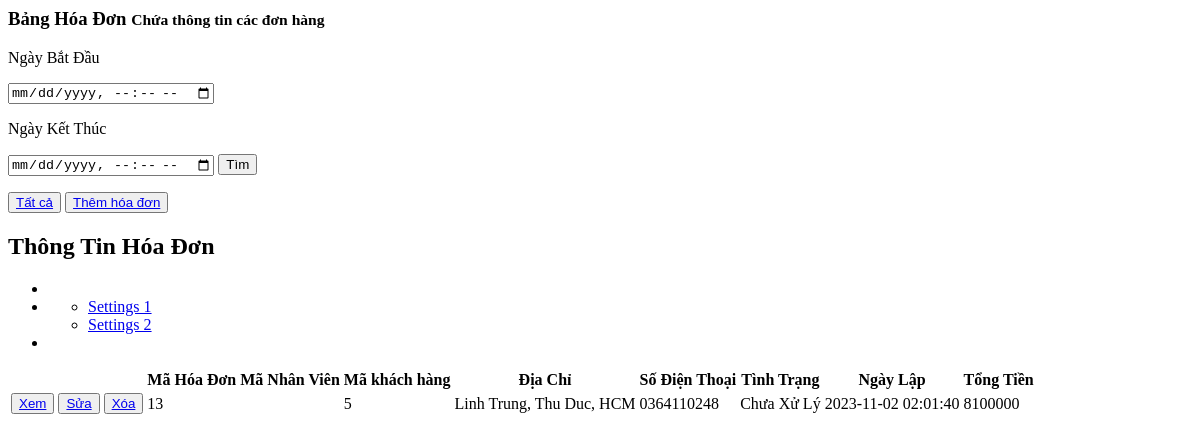
/admin/dashboard/manage_order.php, run on the app's committed database.
### tables this page shows
CREATE TABLE `hoadon` (
  `MA_HD` int(10) UNSIGNED NOT NULL,
  `MA_NV` int(10) UNSIGNED DEFAULT NULL,
  `MA_KH` int(10) UNSIGNED NOT NULL,
  `DIA_CHI` text NOT NULL,
  `SODIENTHOAI` varchar(10) NOT NULL,
  `TINH_TRANG` tinyint(1) DEFAULT NULL,
  `TONG_TIEN` float NOT NULL,
  `NGAY_LAP` datetime NOT NULL
);

### admin/dashboard/manage_order.php (the view, shortened to what this page needs)
<?php
    $con = mysqli_connect("localhost", "root", "", "doanweb2");
    $title_left = '<div class="title_left">
                      <h3>Bảng Hóa Đơn <small>Chứa thông tin các đơn hàng</small></h3>
                  </div>';
    $thead = '<thead>
                <tr>
                  <th></th>
                  <th>Mã Hóa Đơn<a  class="fa fa-chevron-up" aria-hidden="true" href="index.php?manage=orders&sort=up&stt=MA_HD"></a><a class="fa fa-chevron-down" aria-hidden="true" href="index.php?manage=orders&sort=down&stt=MA_HD"></a></th>
                  <th>Mã Nhân Viên<a class="fa fa-chevron-up" aria-hidden="true" href="index.php?manage=orders&sort=up&stt=MA_NV"></a><a class="fa fa-chevron-down" aria-hidden="true" href="index.php?manage=orders&sort=down&stt=MA_NV"></a></th>
                  <th>Mã khách hàng<a class="fa fa-chevron-up" aria-hidden="true" href="index.php?manage=orders&sort=up&stt=MA_KH"></a><a class="fa fa-chevron-down" aria-hidden="true" href="index.php?manage=orders&sort=down&stt=MA_KH"></a></th>
                  <th>Địa Chỉ<a class="fa fa-chevron-up" aria-hidden="true" href="index.php?manage=orders&sort=up&stt=DIA_CHI"></a><a class="fa fa-chevron-down" aria-hidden="true" href="index.php?manage=orders&sort=down&stt=DIA_CHI"></a></th>
                  <th>Số Điện Thoại<a class="fa fa-chevron-up" aria-hidden="true" href="index.php?manage=orders&sort=up&stt=SODIENTHOAI"></a><a class="fa fa-chevron-down" aria-hidden="true" href="index.php?manage=orders&sort=down&stt=SODIENTHOAI"></a></th>
                  <th>Tình Trạng<a class="fa fa-chevron-up" aria-hidden="true" href="index.php?manage=orders&sort=up&stt=TINH_TRANG"></a><a class="fa fa-chevron-down" aria-hidden="true" href="index.php?manage=orders&sort=down&stt=TINH_TRANG"></a></th>
                  <th>Ngày Lập<a class="fa fa-chevron-up" aria-hidden="true" href="index.php?manage=orders&sort=up&stt=NGAY_LAP"></a><a class="fa fa-chevron-down" aria-hidden="true" href="index.php?manage=orders&sort=down&stt=NGAY_LAP"></a></th>
                  <th>Tổng Tiền<a class="fa fa-chevron-up" aria-hidden="true" href="index.php?manage=orders&sort=up&stt=TONG_TIEN"></a><a class="fa fa-chevron-down" aria-hidden="true" href="index.php?manage=orders&sort=down&stt=TONG_TIEN"></a></th>
                </tr>
              </thead>';
    $tr='';
    if (isset($_GET['ngaybatdau']) && isset($_GET['ngayketthuc'])) {
        $Timestart = $_GET['ngaybatdau'];
        $Timesend = $_GET['ngayketthuc'];
        $sql = "SELECT * FROM hoadon WHERE NGAY_LAP BETWEEN '$Timestart' AND '$Timesend'";
        mysqli_query($con, "SET NAMES 'utf8");
        $result = mysqli_query($con, $sql);
        if ($result->num_rows > 0) {
            while ($row = $result->fetch_assoc()) {
                $trangthai = '';
                if ($row["TINH_TRANG"] == '1') {
                    $trangthai = 'Đã Xử Lý';
                } else if ($row["TINH_TRANG"] == '0') {
                    $trangthai = 'Chưa Xử Lý';
                }
                $tr .= '<tr><td>
                <button id="open-update-PN" class="btn btn-success">
                    <a href="index.php?manage=orders&chitiet=true&mahd=' . $row["MA_HD"] . '&tt='. $row["TINH_TRANG"] .'">Xem</a>
                </button>
                <button id="open-update-PN" class="btn btn-warning">
                    <a href="SuaHoaDon.php?mahd=' . $row["MA_HD"] .
                    '&manv=' . $row["MA_NV"] .
                    '&makh=' . $row["MA_KH"] .
                    '&dc=' . $row["DIA_CHI"] .
                    '&sdt=' . $row["SODIENTHOAI"] .
                    '&tt=' . $row["TINH_TRANG"] .
                    '&tien=' . $row["TONG_TIEN"] .
                    '&ngaylap=' . $row["NGAY_LAP"] .'">Sửa' .
                    '</a>
                </button>
                <button id="open-update-PN" class="btn btn-danger">
                    <a href="index.php?manage=orders&xoa=true&mahd='. $row["MA_HD"] .
                    '&tt=' . $row["TINH_TRANG"] . '">Xóa' .
                    '</a>
                </button>
                </td><td>' . $row["MA_HD"] .
                '</td><td>' . $row["MA_NV"] .
                '</td><td>' . $row["MA_KH"] .
                '</td><td>' . $row["DIA_CHI"] .
                '</td><td>' . $row["SODIENTHOAI"] .
                '</td><td>' . $trangthai .
                '</td><td>' . $row["NGAY_LAP"] .
                '</td>';
                $sum=0;
                $MAHD=$row["MA_HD"];
                $sql2 = "SELECT SUM(THANH_TIEN) AS TONG FROM chitiethoadon WHERE MA_HD='$MAHD'";
                $result2 = mysqli_query($con, $sql2);
                    if ($result2->num_rows > 0) {
                        while ($row = $result2->fetch_assoc()) {
                            $sum += $row["TONG"];
                        }
                    }
                $tr.='<td>' . $sum .
                '</td></tr>';
                $sql2="UPDATE hoadon SET TONG_TIEN ='$sum' WHERE MA_HD = '$MAHD'";
                mysqli_query($con, $sql2);
            }
        } else {
        echo "0 results";
        }
    } else if (!isset($_GET['sort']) && !isset($_GET['stt']) || isset($_GET['show'])) {
        $sql = "select * from hoadon";
        mysqli_query($con, "SET NAMES 'utf8");
        $result = mysqli_query($con, $sql);
        if ($result->num_rows > 0) {
            while ($row = $result->fetch_assoc()) {
                $trangthai = '';
                if ($row["TINH_TRANG"] == '1') {
                    $trangthai = 'Đã Xử Lý';
                } else if ($row["TINH_TRANG"] == '0') {
                    $trangthai = 'Chưa Xử Lý';
                }
                $tr .= '<tr><td>
                <button id="open-update-PN" class="btn btn-success">
                    <a href="index.php?manage=orders&chitiet=true&mahd=' . $row["MA_HD"] . '&tt='. $row["TINH_TRANG"] .'">Xem</a>
                </button>
                <button id="open-update-PN" class="btn btn-warning">
                    <a href="SuaHoaDon.php?mahd=' . $row["MA_HD"] .
                    '&manv=' . $row["MA_NV"] .
                    '&makh=' . $row["MA_KH"] .
                    '&dc=' . $row["DIA_CHI"] .
                    '&sdt=' . $row["SODIENTHOAI"] .
                    '&tt=' . $row["TINH_TRANG"] .
                    '&tien=' . $row["TONG_TIEN"] .
                    '&ngaylap=' . $row["NGAY_LAP"] .'">Sửa' .
                    '</a>
                </button>
                <button id="open-update-PN" class="btn btn-danger">
                    <a href="index.php?manage=orders&xoa=true&mahd='. $row["MA_HD"] .
                    '&tt=' . $row["TINH_TRANG"] . '">Xóa' .
                    '</a>
                </button>
                </td><td>' . $row["MA_HD"] .
                '</td><td>' . $row["MA_NV"] .
                '</td><td>' . $row["MA_KH"] .
                '</td><td>' . $row["DIA_CHI"] .
                '</td><td>' . $row["SODIENTHOAI"] .
                '</td><td>' . $trangthai .
                '</td><td>' . $row["NGAY_LAP"] .
                '</td>';
                $sum=0;
                $MAHD=$row["MA_HD"];
                $sql2 = "SELECT SUM(THANH_TIEN) AS TONG FROM chitiethoadon WHERE MA_HD='$MAHD'";
                $result2 = mysqli_query($con, $sql2);
                    if ($result2->num_rows > 0) {
                        while ($row = $result2->fetch_assoc()) {
                            $sum += $row["TONG"];
                        }
                    }
                $tr.='<td>' . $sum .
                '</td></tr>';
                $sql2="UPDATE hoadon SET TONG_TIEN ='$sum' WHERE MA_HD = '$MAHD'";
                mysqli_query($con, $sql2);
            }
        }
    }
    $page_title='<div class="page-title">'
                  .$title_left.
                  '<div class="title_right">
                      <div class="col-md-5 col-sm-5 col-xs-12 form-group pull-right top_search">
                        <div class="input-group">
                          <form action="XuLyTimKiemHoaDon.php" method="get">
                            <p>Ngày Bắt Đầu</p>
                            <input type="datetime-local" class="form-control" placeholder="yyyy-tt-mm" name="ngaybatdau">
                            <p>Ngày Kết Thúc</p>
                            <input type="datetime-local" class="form-control" placeholder="yyyy-tt-mm" name="ngayketthuc">
                            <button>Tìm</button>
                          </form>
                        </div>
                        <button><a href="index.php?manage=orders&show=all">Tất cả</a></button>
                        <button><a href="ThemHoaDon.php">Thêm hóa đơn</a></button>
                      </div>
                  </div>
                </div>';
    $row='<div class="row">
            <div class="col-md-8 col-sm-6 col-xs-12" style="width:100%">
              <div class="x_panel">
                <div class="x_title">
                  <h2>Thông Tin Hóa Đơn </h2>
                  <ul class="nav navbar-right panel_toolbox">
                    <li><a class="collapse-link"><i class="fa fa-chevron-up"></i></a>
                    </li>
                    <li class="dropdown">
                      <a href="#" class="dropdown-toggle" data-toggle="dropdown" role="button" aria-expanded="false"><i class="fa fa-wrench"></i></a>
                      <ul class="dropdown-menu" role="menu">
                        <li><a href="#">Settings 1</a>
                        </li>
                        <li><a href="#">Settings 2</a>
                        </li>
                      </ul>
                    </li>
                    <li><a class="close-link"><i class="fa fa-close"></i></a>
                    </li>
                  </ul>
                  <div class="clearfix"></div>
                </div>
                <div class="x_content">
                  <table class="table table-striped">'
                    .$thead.
                    '<tbody>'
                    .$tr.
                    '</tbody>
                  </table>
                </div>
              </div>
            </div>
          </div>';
    $div='<div class="right_col" role="main">
            <div class="">'
            .$page_title.
            '<div class="clearfix"></div>'
            .$row.'
            </div>
          </div>';
    echo  $div;
?>

### data on the page
hoadon: MA_HD "13", MA_KH "5", DIA_CHI "Linh Trung, Thu Duc, HCM", SODIENTHOAI "0364110248", TINH_TRANG "Chưa Xử Lý", NGAY_LAP "2023-11-02 02:01:40", sum "8100000"
